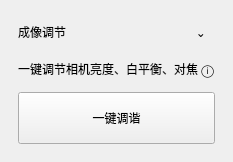
                  <widget class="QFrame" name="allImagingAdjustCard">
                   <property name="frameShape">
                    <enum>QFrame::NoFrame</enum>
                   </property>
                   <property name="card" stdset="0">
                    <bool>true</bool>
                   </property>
                   <layout class="QVBoxLayout" name="verticalLayout_allImagingAdjustCard">
                    <property name="spacing">
                     <number>14</number>
                    </property>
                    <property name="leftMargin">
                     <number>18</number>
                    </property>
                    <property name="topMargin">
                     <number>18</number>
                    </property>
                    <property name="rightMargin">
                     <number>18</number>
                    </property>
                    <property name="bottomMargin">
                     <number>18</number>
                    </property>
                    <item>
                     <widget class="QFrame" name="allImagingAdjustCardHeaderFrame">
                      <property name="frameShape">
                       <enum>QFrame::NoFrame</enum>
                      </property>
                      <layout class="QHBoxLayout" name="horizontalLayout_allImagingAdjustCardHeader">
                       <property name="spacing">
                        <number>0</number>
                       </property>
                       <property name="leftMargin">
                        <number>0</number>
                       </property>
                       <property name="topMargin">
                        <number>0</number>
                       </property>
                       <property name="rightMargin">
                        <number>0</number>
                       </property>
                       <property name="bottomMargin">
                        <number>0</number>
                       </property>
                       <item>
                        <widget class="QLabel" name="allImagingAdjustCardTitleLabel">
                         <property name="text">
                          <string>成像调节</string>
                         </property>
                         <property name="cardTitle" stdset="0">
                          <bool>true</bool>
                         </property>
                        </widget>
                       </item>
                       <item>
                        <spacer name="horizontalSpacer_allImagingAdjustCardHeader">
                         <property name="orientation">
                          <enum>Qt::Horizontal</enum>
                         </property>
                         <property name="sizeHint" stdset="0">
                          <size>
                           <width>40</width>
                           <height>20</height>
                          </size>
                         </property>
                        </spacer>
                       </item>
                       <item>
                        <widget class="QToolButton" name="allImagingAdjustCardCollapseButton">
                         <property name="minimumSize">
                          <size>
                           <width>28</width>
                           <height>28</height>
                          </size>
                         </property>
                         <property name="text">
                          <string>⌄</string>
                         </property>
                         <property name="autoRaise">
                          <bool>true</bool>
                         </property>
                        </widget>
                       </item>
                      </layout>
                     </widget>
                    </item>
                    <item>
                     <widget class="QLabel" name="allImagingAdjustHintLabel">
                      <property name="text">
                       <string>一键调节相机亮度、白平衡、对焦 ⓘ</string>
                      </property>
                      <property name="hint" stdset="0">
                       <bool>true</bool>
                      </property>
                     </widget>
                    </item>
                    <item>
                     <widget class="QPushButton" name="allOneKeyTuneButton">
                      <property name="minimumSize">
                       <size>
                        <width>0</width>
                        <height>52</height>
                       </size>
                      </property>
                      <property name="text">
                       <string>一键调谐</string>
                      </property>
                      <property name="orangeButton" stdset="0">
                       <bool>true</bool>
                      </property>
                     </widget>
                    </item>
                   </layout>
                  </widget>
